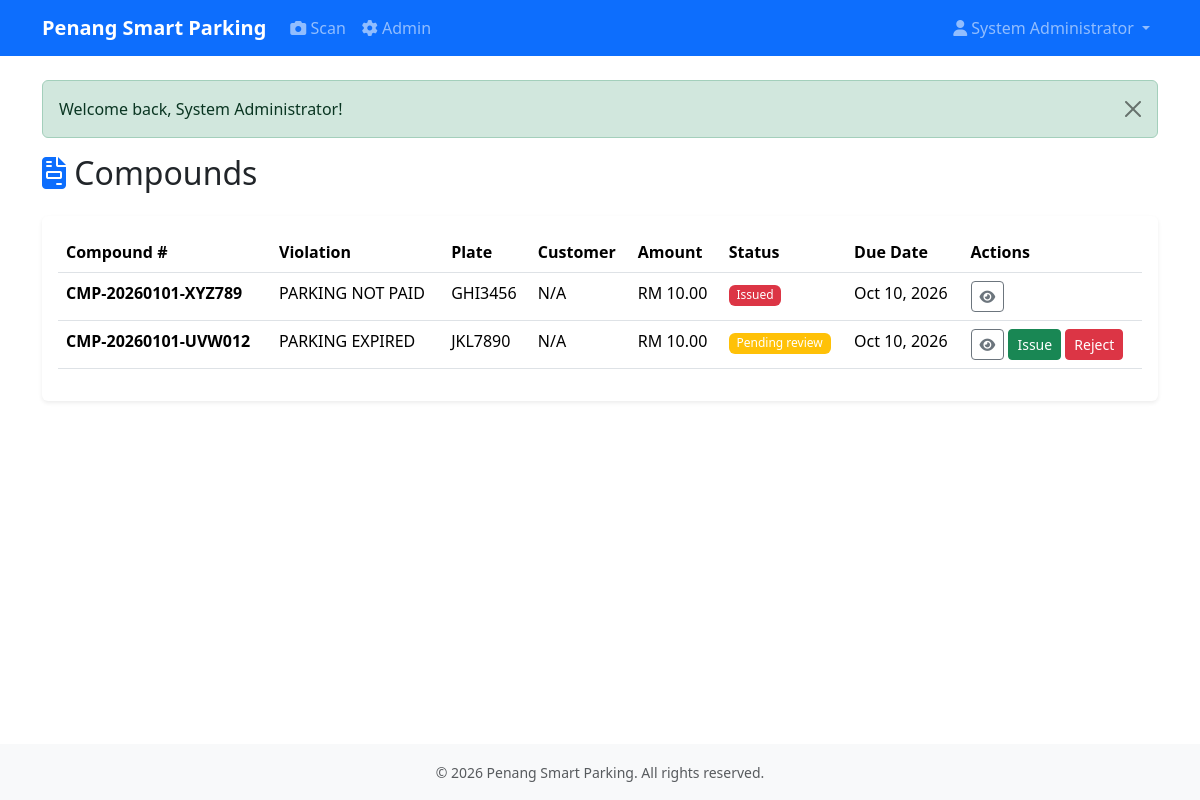
Page /Penang_Smart_Parking/admin/compounds (signed in) on the committed database.
### tables this page shows
CREATE TABLE compounds (
    id INT UNSIGNED AUTO_INCREMENT PRIMARY KEY,
    compound_number VARCHAR(50) NOT NULL UNIQUE,
    violation_type VARCHAR(100) NOT NULL,
    normalized_plate VARCHAR(50) NOT NULL,
    plate_snapshot VARCHAR(255),
    vehicle_id INT UNSIGNED,
    customer_id INT UNSIGNED,
    zone_id INT UNSIGNED,
    detection_time DATETIME NOT NULL,
    evidence_path VARCHAR(500),
    amount DECIMAL(10, 2) NOT NULL,
    status ENUM('pending_review', 'issued', 'paid', 'overdue', 'appealed', 'cancelled') NOT NULL DEFAULT 'pending_review',
    issued_by INT UNSIGNED,
    reviewed_by INT UNSIGNED,
    due_date DATETIME NOT NULL,
    paid_at DATETIME,
    review_remarks TEXT,
    created_at DATETIME NOT NULL DEFAULT CURRENT_TIMESTAMP,
    updated_at DATETIME NOT NULL DEFAULT CURRENT_TIMESTAMP ON UPDATE CURRENT_TIMESTAMP,
    FOREIGN KEY (vehicle_id) REFERENCES vehicles(id) ON DELETE SET NULL,
    FOREIGN KEY (customer_id) REFERENCES users(id) ON DELETE SET NULL,
    FOREIGN KEY (zone_id) REFERENCES parking_zones(id) ON DELETE SET NULL,
    FOREIGN KEY (issued_by) REFERENCES users(id),
    FOREIGN KEY (reviewed_by) REFERENCES users(id),
    INDEX idx_compound_number (compound_number),
    INDEX idx_normalized_plate (normalized_plate),
    INDEX idx_status (status),
    INDEX idx_due_date (due_date)
);

### config/bootstrap.php (called while the page is built, shortened)
<?php
require_once __DIR__ . '/../app/helpers/security.php';
require_once __DIR__ . '/../app/controllers/AdminController.php';
function render(string $view, array $data = []): void {
    extract($data);
    require __DIR__ . '/../app/views/partials/header.php';
    require __DIR__ . '/../app/views/' . $view . '.php';
    require __DIR__ . '/../app/views/partials/footer.php';
}

### app/controllers/AdminController.php (called while the page is built, shortened)
<?php
class AdminController {
    private $compoundService;
    public function __construct() {
        $this->compoundService = new CompoundService();
    }
    public function compounds() {
        $limit = (int)($_GET['limit'] ?? 100);
        $offset = (int)($_GET['offset'] ?? 0);
        $compounds = $this->compoundService->getAll($limit, $offset);
        render('admin/compounds', ['compounds' => $compounds]);
    }
}

### config/database.php (called while the page is built, shortened)
<?php
function db(): PDO {
    static $pdo = null;
    if ($pdo === null) {
        $host = getenv('DB_HOST') ?: '127.0.0.1';
        $port = getenv('DB_PORT') ?: '3306';
        $dbname = getenv('DB_DATABASE') ?: 'penang_parking';
        $username = getenv('DB_USERNAME') ?: 'root';
        $password = getenv('DB_PASSWORD') ?: '123456';
        $dsn = "mysql:host=$host;port=$port;dbname=$dbname;charset=utf8mb4";
        $options = [
            PDO::ATTR_ERRMODE => PDO::ERRMODE_EXCEPTION,
            PDO::ATTR_DEFAULT_FETCH_MODE => PDO::FETCH_ASSOC,
            PDO::ATTR_EMULATE_PREPARES => false,
            PDO::MYSQL_ATTR_INIT_COMMAND => "SET NAMES utf8mb4 COLLATE utf8mb4_unicode_ci"
        ];
        try {
            $pdo = new PDO($dsn, $username, $password, $options);
        } catch (PDOException $e) {
            error_log("Database connection failed: " . $e->getMessage());
            if (APP_DEBUG) {
                throw $e;
            }
            echo '<!DOCTYPE html><html><body style="font-family:Arial;padding:40px;">';
            echo '<h2>Database Connection Error</h2>';
            echo '<p>Please ensure MySQL is running and the database has been created.</p>';
            echo '<p><strong>Steps to fix:</strong></p>';
            echo '<ol>';
            echo '<li>Open XAMPP Control Panel and start MySQL</li>';
            echo '<li>Go to phpMyAdmin (http://localhost/phpmyadmin)</li>';
            echo '<li>Create database: <code>penang_parking</code></li>';
            echo '<li>Import <code>database/schema.sql</code></li>';
            echo '<li>Optional: Import <code>database/seed.sql</code> for demo data</li>';
            echo '</ol>';
            echo '<p><a href="http://localhost">Back to home</a></p>';
            echo '</body></html>';
            exit;
        }
    }
    return $pdo;
}

### app/services/CompoundService.php (called while the page is built, shortened)
<?php
class CompoundService {
    private $compoundModel;
    public function __construct() {
        $this->compoundModel = new CompoundModel();
    }
    public function getAll(int $limit = 100, int $offset = 0): array {
        return $this->compoundModel->getAll($limit, $offset);
    }
}

### app/models/CompoundModel.php (called while the page is built, shortened)
<?php
class CompoundModel {
    private $pdo;
    public function __construct() {
        $this->pdo = db();
    }
    public function getAll(int $limit = 100, int $offset = 0): array {
        $stmt = $this->pdo->prepare('SELECT * FROM compounds ORDER BY created_at DESC LIMIT ? OFFSET ?');
        $stmt->execute([$limit, $offset]);
        return $stmt->fetchAll();
    }
}

### app/helpers/security.php (called while the page is built, shortened)
<?php
function e(string $value): string {
    return htmlspecialchars($value, ENT_QUOTES, 'UTF-8');
}

### app/views/admin/compounds.php (the view)
<div class="row">
    <div class="col-12">
        <h2 class="mb-4"><i class="fas fa-file-invoice text-primary"></i> Compounds</h2>
    </div>
</div>
<div class="row">
    <div class="col-12">
        <div class="card">
            <div class="card-body">
                <?php if (count($compounds) > 0): ?>
                <div class="table-responsive">
                    <table class="table table-hover">
                        <thead>
                            <tr>
                                <th>Compound #</th>
                                <th>Violation</th>
                                <th>Plate</th>
                                <th>Customer</th>
                                <th>Amount</th>
                                <th>Status</th>
                                <th>Due Date</th>
                                <th>Actions</th>
                            </tr>
                        </thead>
                        <tbody>
                            <?php foreach ($compounds as $compound): ?>
                            <tr>
                                <td><strong><?php echo e($compound['compound_number']); ?></strong></td>
                                <td><?php echo e(str_replace('_', ' ', $compound['violation_type'])); ?></td>
                                <td><?php echo e($compound['normalized_plate']); ?></td>
                                <td><?php echo e($compound['customer_id'] ?? 'N/A'); ?></td>
                                <td>RM <?php echo number_format($compound['amount'], 2); ?></td>
                                <td>
                                    <span class="badge bg-<?php echo match($compound['status']) {
                                        'issued' => 'danger',
                                        'paid' => 'success',
                                        'pending_review' => 'warning',
                                        'appealed' => 'info',
                                        'cancelled' => 'secondary',
                                        default => 'dark'
                                    }; ?>">
                                        <?php echo e(ucfirst(str_replace('_', ' ', $compound['status']))); ?>
                                    </span>
                                </td>
                                <td><?php echo e(date('M d, Y', strtotime($compound['due_date']))); ?></td>
                                <td>
                                    <button class="btn btn-sm btn-outline-secondary"><i class="fas fa-eye"></i></button>
                                    <?php if ($compound['status'] === 'pending_review'): ?>
                                    <button class="btn btn-sm btn-success" onclick="adminReview(<?php echo $compound['id']; ?>, 'issued')">Issue</button>
                                    <button class="btn btn-sm btn-danger" onclick="adminReview(<?php echo $compound['id']; ?>, 'rejected')">Reject</button>
                                    <?php endif; ?>
                                </td>
                            </tr>
                            <?php endforeach; ?>
                        </tbody>
                    </table>
                </div>
                <?php else: ?>
                <p class="text-muted">No compounds found.</p>
                <?php endif; ?>
            </div>
        </div>
    </div>
</div>

### assets/css/main.css (style rules this page uses)
:root { --primary-color: #0d6efd; --success-color: #198754; --warning-color: #ffc107; --danger-color: #dc3545; }
body { min-height: 100vh; display: flex; flex-direction: column; }
.card { border: none; box-shadow: 0 0.125rem 0.25rem rgba(0, 0, 0, 0.075); margin-bottom: 1rem; }
.badge { font-weight: 500; padding: 0.35em 0.65em; }
.table th { font-weight: 600; border-top: none; }

### rows in the picture
compounds: compound_number "CMP-20260101-XYZ789", violation_type "PARKING NOT PAID", normalized_plate "GHI3456", customer "N/A", amount "10.00", status "Issued", due_date "Oct 10, 2026"
compounds: compound_number "CMP-20260101-UVW012", violation_type "PARKING EXPIRED", normalized_plate "JKL7890", customer "N/A", amount "10.00", status "Pending review", due_date "Oct 10, 2026"

### other values in the picture
APP_NAME "Penang Smart Parking"
currentUser()['full_name'] "System Administrator"
$_SESSION['flash_message'] "Welcome back, System Administrator!"
